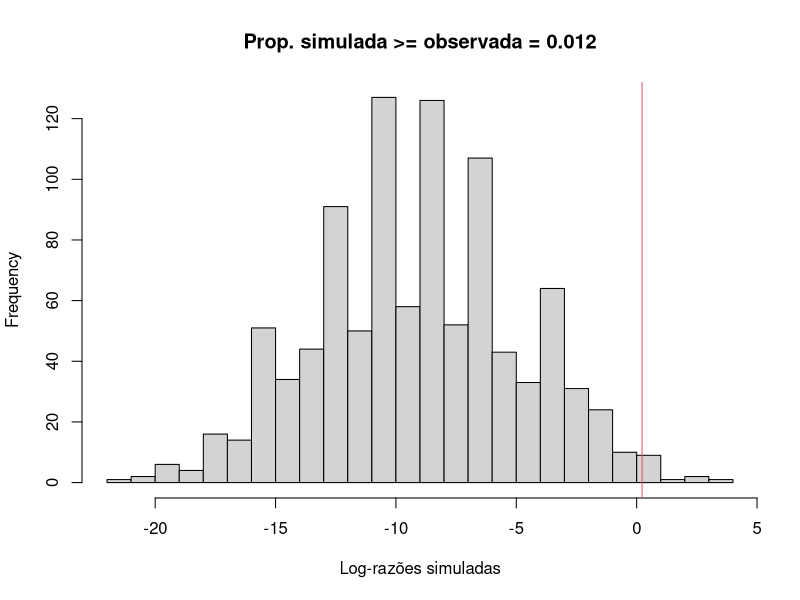
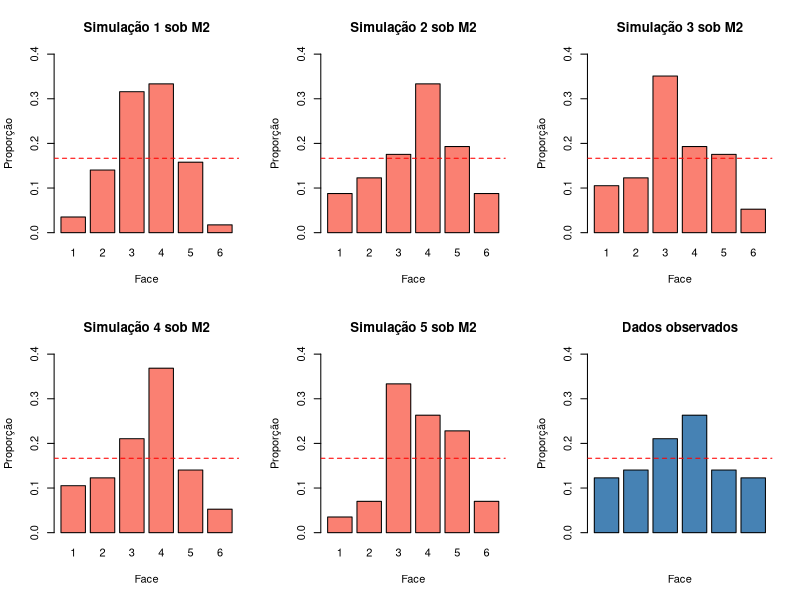

The R script that drew these images, in order:
## ---- chunk 1
# Probabilidades dos dois modelos
p_m1 <- rep(1/6, 6)                   # M1: modelo uniforme
p_m2 <- c(1, 2, 4, 4, 2, 1) / 14      # M2: modelo com viés central

# Frequências observadas (exemplo hipotético com n = 57 lançamentos)
freq_obs <- c(7, 8, 12, 15, 8, 7)      # n1, n2, ..., n6

# Log-verossimilhanças de cada modelo dado o mesmo conjunto de dados
loglik_m1 <- sum(freq_obs * log(p_m1))
loglik_m2 <- sum(freq_obs * log(p_m2))
## ---- chunk 2
# Exibir os valores
cat(
  "Log-verossimilhança de M1 (H1):", round(loglik_m1, 3), "\n",
  "Log-verossimilhança de M2 (H2):", round(loglik_m2, 3), "\n"
)
## ---- chunk 3
# Dois conjuntos de dados com o mesmo total n = 50, mas padrões opostos
freq_equilibrado <- c(8, 9, 8, 9, 8, 8)    # frequências próximas ao uniforme
freq_concentrado <- c(0, 0, 25, 25, 0, 0)  # tudo concentrado nas faces 3 e 4
## ---- chunk 4
# Confirmar que ambos têm o mesmo total
sum(freq_equilibrado)  # 50
sum(freq_concentrado)  # 50

# Log-verossimilhanças sob M1
sum(freq_equilibrado * log(p_m1))  # idêntico ao de baixo
sum(freq_concentrado * log(p_m1))  # idêntico ao de cima
## ---- chunk 5
# Continuando com os dados e modelos definidos acima
loglik_m1 <- sum(freq_obs * log(p_m1))
loglik_m2 <- sum(freq_obs * log(p_m2))

cat(
  "Log-verossimilhança de M1 (H1):", round(loglik_m1, 3), "\n",
  "Log-verossimilhança de M2 (H2):", round(loglik_m2, 3), "\n"
)
## ---- chunk 6
# Razão de verossimilhanças (na escala original, não logarítmica)
razao <- exp(loglik_m2 - loglik_m1)
cat("Razão M2/M1:", round(razao, 3), "\n")

# Interpretação:
# razao > 1: dados favorecem H2 / M2
# razao < 1: dados favorecem H1 / M1
## ---- chunk 7
# Parâmetros da simulação
n_sim <- 1000                # número de amostras simuladas
n_obs <- sum(freq_obs)       # tamanho de cada amostra (igual ao experimento real)

# Simular 1000 experimentos sob M1 e calcular o log da razão LR em cada um
log_razoes_sim <- replicate(n_sim, {
  amostra  <- sample(1:6, size = n_obs, replace = TRUE, prob = p_m1)
  freq_sim <- table(factor(amostra, levels = 1:6))
  ll_m1    <- sum(freq_sim * log(p_m1))
  ll_m2    <- sum(freq_sim * log(p_m2))
  ll_m2 - ll_m1
})
## ---- chunk 8
# Resumo da distribuição simulada
cat(
  "Log-razão observada:", round(log(razao), 3), "\n",
  "Mediana das log-razões simuladas:", round(median(log_razoes_sim), 3), "\n",
  "Intervalo central de 95%:", round(quantile(log_razoes_sim, c(0.025, 0.975)), 3), "\n"
)
## ---- chunk 9
hist(
  c(log_razoes_sim, log(razao)),
  breaks = 20,
  xlab = "Log-razões simuladas",
  main = paste("Prop. simulada >= observada =", round(mean(log_razoes_sim >= log(razao)), 3))
)
abline(v = log(razao), col = 2)
## ---- chunk 10
# Gerar 5 amostras sob M2 e comparar com os dados observados
sim_m2 <- replicate(5, {
  amostra <- sample(1:6, size = n_obs, replace = TRUE, prob = p_m2)
  table(factor(amostra, levels = 1:6)) / n_obs
})

# Visualizar: 5 simulações + os dados observados
par(mfrow = c(2, 3))
for (i in 1:5) {
  barplot(sim_m2[, i],
          main  = paste("Simulação", i, "sob M2"),
          ylim  = c(0, 0.40),
          col   = "salmon",
          xlab  = "Face",
          ylab  = "Proporção")
  abline(h = 1/6, lty = 2, col = "red")
}
barplot(freq_obs / sum(freq_obs),
        main  = "Dados observados",
        ylim  = c(0, 0.40),
        col   = "steelblue",
        xlab  = "Face",
        ylab  = "Proporção")
abline(h = 1/6, lty = 2, col = "red")
## ---- chunk 11
# Verossimilhanças dos modelos obtidas dos dados
lik <- exp(c(M1 = loglik_m1, M2 = loglik_m2))

# Cenário 1: priori neutra — nenhuma hipótese é preferida a priori
prior_neutra <- c(H1 = 0.5, H2 = 0.5)
post_neutra  <- prior_neutra * lik
post_neutra  <- post_neutra / sum(post_neutra)

# Cenário 2: priori favorece fortemente H1
prior_forte_h1 <- c(H1 = 0.9, H2 = 0.1)
post_forte_h1  <- prior_forte_h1 * lik
post_forte_h1  <- post_forte_h1 / sum(post_forte_h1)

# Cenário 3: priori favorece fortemente H2
prior_forte_h2 <- c(H1 = 0.1, H2 = 0.9)
post_forte_h2  <- prior_forte_h2 * lik
post_forte_h2  <- post_forte_h2 / sum(post_forte_h2)
## ---- chunk 12
# Comparar as posterioris
round(post_neutra,   3)   # Priori neutra
round(post_forte_h1, 3)   # Priori favorece H1
round(post_forte_h2, 3)   # Priori favorece H2
